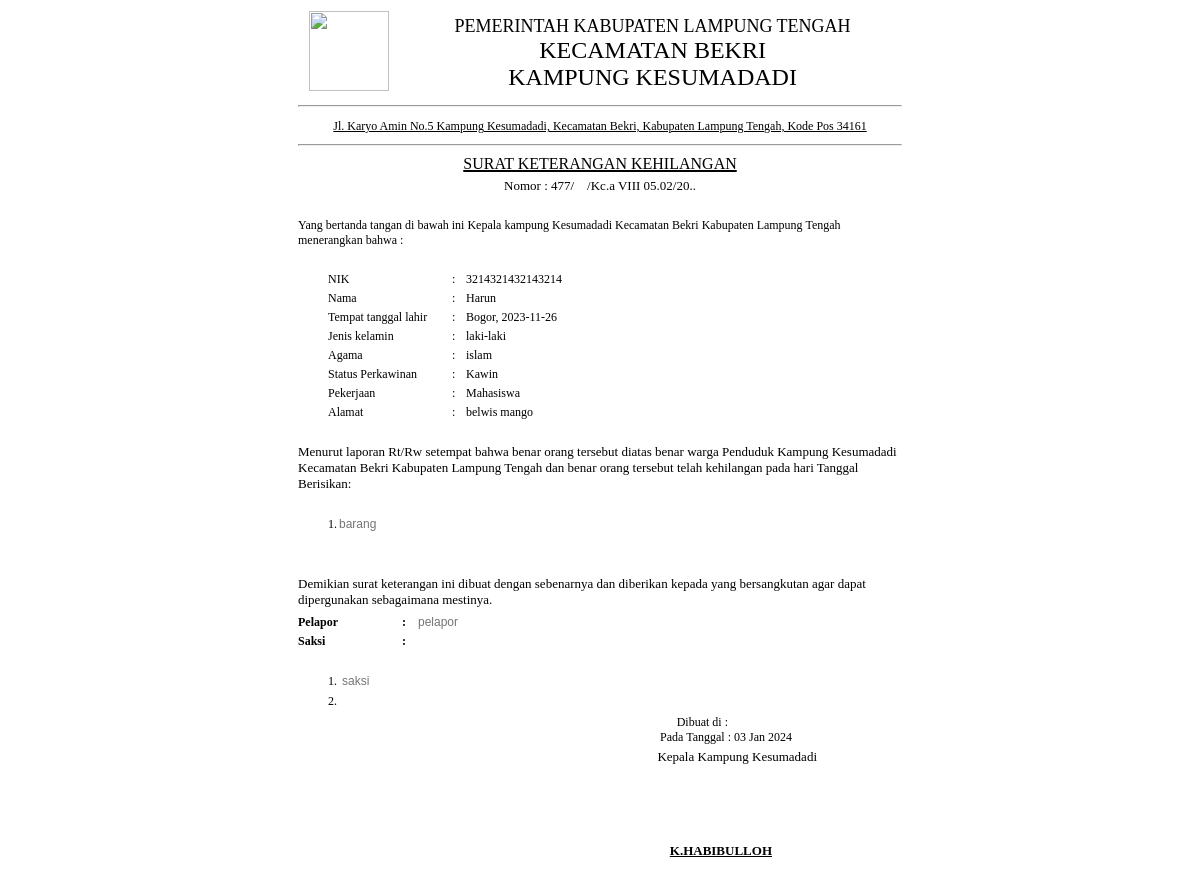
/Surat_Kehilangan.php?NIK=3214321432143214 (signed in), run on the app's committed database.
### tables this page shows
CREATE TABLE `crud` (
  `ID` bigint(16) NOT NULL,
  `NIK` bigint(16) NOT NULL,
  `Nama` varchar(50) NOT NULL,
  `Tempat` varchar(50) NOT NULL,
  `Tanggal_Lahir` varchar(50) NOT NULL,
  `Jenis_Kelamin` varchar(50) NOT NULL,
  `Alamat` varchar(100) NOT NULL,
  `Agama` varchar(50) NOT NULL,
  `Status` varchar(50) NOT NULL,
  `Pekerjaan` varchar(50) NOT NULL,
  `Kewarganegaraan` varchar(50) NOT NULL
);

### Surat_Kehilangan.php (the view, shortened to what this page needs)
<?php
include "process.php";
if(isset($_GET['NIK'])) {
    $NIK = $_GET['NIK'];
    $NIK = mysqli_real_escape_string($conn, $NIK);
    $sql = "SELECT * FROM crud WHERE NIK='$NIK'";
    $hasil = mysqli_query($conn, $sql);
    $data = mysqli_fetch_assoc($hasil);
} else {
    echo "Parameter NIK tidak ditemukan.";
    exit();
}
$tanggal = date("d M Y");
?>
<!DOCTYPE html>
<head>
    <body onload="window.print()">
</head>
<body>
    <center>
        <table width="610" align="center">
            <tr>
                <td align="center"><img src="https://i.ibb.co/NjB0Rqb/Lambang-Kabupaten-Lampung-Tengah.png" width="80" height="80"></td>
                <td align="center">
                    <font size="4">PEMERINTAH KABUPATEN LAMPUNG TENGAH</font><br>
                    <font size="5">KECAMATAN BEKRI</font><br>
                    <font size="5">KAMPUNG KESUMADADI</font><br>
                </td>
            </tr>
            <tr>
                <td colspan="2" align="center"><hr></td>
            </tr>
        </table>
        <table width="610">
            <tr>
                <td class="alamat" align="center" style="text-decoration: underline 1px;">Jl. Karyo Amin No.5 Kampung Kesumadadi, Kecamatan Bekri, Kabupaten Lampung Tengah, Kode Pos 34161</td>
            </tr>
            <tr>
                <td colspan="1" align="center"><hr></td>
            </tr>
        </table>
        <table width="610" align="center">
            <tr>
                <font size="3" align="center" style="text-decoration: underline 2px;">SURAT KETERANGAN KEHILANGAN</font><br>
            </tr>
            <tr>
                <td align="center">
                    <font size="2">Nomor : 477/&nbsp;&nbsp;&nbsp;&nbsp;/Kc.a VIII 05.02/20..</font>
                </td>
            </tr>
        </table>
        <br>
        <table width="610">
            <tr>
                <td class="pembukaan" style="font-size: 12px;">Yang bertanda tangan di bawah ini Kepala kampung Kesumadadi Kecamatan Bekri Kabupaten Lampung Tengah menerangkan bahwa :</td>
            </tr>
        </table>
        <br>
        <table width="550">
            <tr>
                <td style="font-size: 12px;"width="120">NIK</td>
                <td width="10">:</td>
                <td style="font-size: 12px;"><?php echo $data['NIK']; ?></td>
            </tr>
            <tr>
                <td style="font-size: 12px;"width="120">Nama</td>
                <td width="10">:</td>
                <td style="font-size: 12px;"><?php echo $data['Nama']; ?></td>
            </tr>
            <tr>
                <td style="font-size: 12px;"width="120">Tempat tanggal lahir</td>
                <td width="10">:</td>
                <td style="font-size: 12px;"><?php echo $data['Tempat']; ?>, <?php echo $data['Tanggal_Lahir'];?></td>
            </tr>
            <tr>
                <td style="font-size: 12px;"width="120">Jenis kelamin</td>
                <td width="10">:</td>
                <td style="font-size: 12px;"><?php echo $data['Jenis_Kelamin']; ?></td>
            </tr>
            <tr>
                <td style="font-size: 12px;"width="120">Agama</td>
                <td width="10">:</td>
                <td style="font-size: 12px;"><?php echo $data['Agama']; ?></td>
            </tr>
            <tr>
                <td style="font-size: 12px;"width="120">Status Perkawinan</td>
                <td width="10">:</td>
                <td style="font-size: 12px;"><?php echo $data['Status']; ?></td>
            </tr>
            <tr>
                <td style="font-size: 12px;"width="120">Pekerjaan</td>
                <td width="10">:</td>
                <td style="font-size: 12px;"><?php echo $data['Pekerjaan']; ?></td>
            </tr>
            <tr>
                <td style="font-size: 12px;"width="120">Alamat</td>
                <td width="10">:</td>
                <td style="font-size: 12px;"><?php echo $data['Alamat']; ?></td>
            </tr>
        </table>
        <br>
        <table width="610">
            <tr>
                <td>
                    <font size="2">Menurut laporan Rt/Rw setempat bahwa benar orang tersebut diatas benar warga Penduduk Kampung Kesumadadi Kecamatan Bekri Kabupaten Lampung Tengah dan benar orang tersebut telah kehilangan pada hari  Tanggal   Berisikan:</font>
                </td>
            </tr>
        </table>
        <br>
        <table width="550">
            <tr>
                <td colspan="2" style="font-size: 12px;" align="left">1.<input type="text" id="barang" name="barang" placeholder="barang"></td>
            </tr>
            <tr>
            <td colspan="2" style="font-size: 12px;" align="left"><input type="text" id="barang2" name="barang2"></td>
            </tr>
        </table>
        <br>
        <table width="610">
            <tr>
                <td>
                    <font size="2">Demikian surat keterangan ini dibuat dengan sebenarnya dan diberikan kepada yang bersangkutan agar dapat dipergunakan sebagaimana mestinya.</font>
                </td>
            </tr>
        </table>
        <table width="610">
            <tr>
                <td style="font-size: 12px; width: 100px;"><strong>Pelapor</strong></td>
                <td width="10"><strong>:</strong></td>
                <td style="font-size: 12px;"><input type="text" id="pelapor" name="pelapor" placeholder="pelapor"></td>
            </tr>
            <tr>
                <td style="font-size: 12px; width: 100px;"><strong>Saksi</strong></td>
                <td width="10"><strong>:</strong></td>
                <td style="font-size: 12px;"></td>
            </tr>
        </table>
        <br>
        <table width="550">
            <tr>
                <td colspan="2" style="font-size: 12px;" align="left">1. <input type="text" id="saksi" name="saksi" placeholder="saksi"></td>
            </tr>
            <tr>
                <td colspan="2" style="font-size: 12px;" align="left">2. <input type="text" id="saksi2" name="saksi2" ></td>
            </tr>
        </table>
        <table width="610">
            <tr>
                <td align="right" class="surat">
                    <span style="font-size: 12px;padding-right: 174px;">Dibuat di :</span> <br>
                    <span style="font-size: 12px;padding-right: 110px;">Pada Tanggal : <?php echo $tanggal; ?></span>
                </td>
            </tr>
            <tr>
                <td align="right" style="padding-right: 86px;">
                    <font size="2">Kepala Kampung Kesumadadi</font>
                </td>
            </tr>
        </table>
        <br>
        <br>
        <br>
        <br>
        <table width="350">
            <tr>
                <td align="right" style="padding-right: px;">
                    <font size="2"><b style="text-decoration: underline;">K.HABIBULLOH</b></font>
                </td>
            </tr>
        </table>
    </center>
</body>
</html>

### Surat_Kehilangan.php (style rules this page uses)
input { border: none; font-size: 12px; width: 90%; }
table tr td { font-size: 12px; }

### data on the page
crud: NIK "3214321432143214", Nama "Harun", Tempat "Bogor", Tanggal_Lahir "2023-11-26", Jenis_Kelamin "laki-laki", Agama "islam", Status "Kawin", Pekerjaan "Mahasiswa", Alamat "belwis mango"
